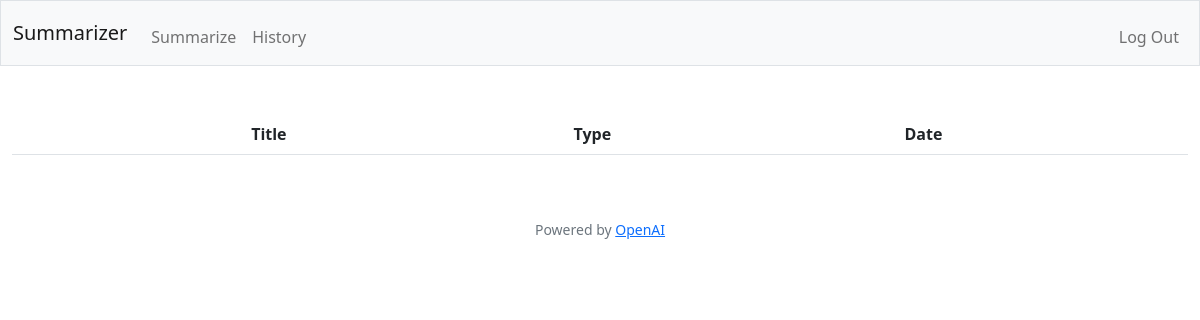
Page /history (signed in) on the earlier database version.
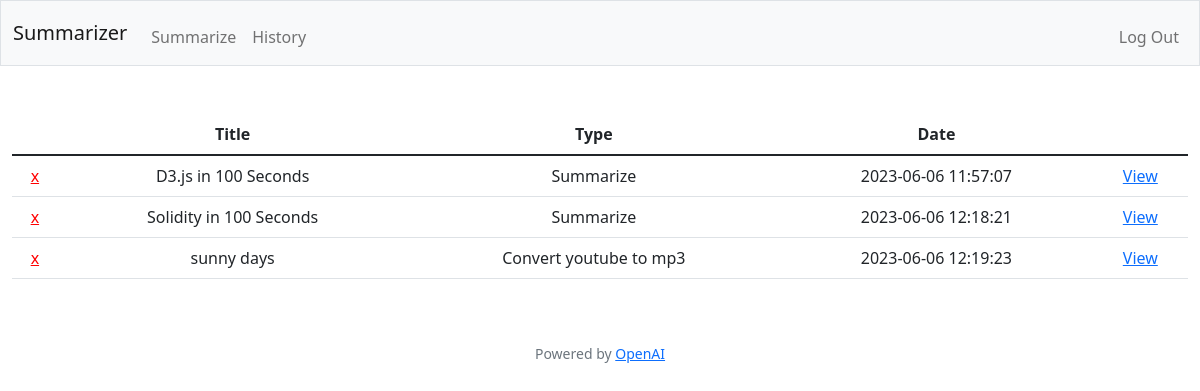
Same page on the later database version.
### tables this page shows
CREATE TABLE "activities" (
	"number"	INTEGER NOT NULL,
	"user_id"	INTEGER NOT NULL,
	"title"	TEXT,
	"type"	TEXT,
	"youtube_url"	TEXT,
	"mp3_filepath"	TEXT,
	"transcript"	TEXT,
	"summary"	TEXT,
	"date"	NUMERIC,
	FOREIGN KEY("user_id") REFERENCES "users"("id"),
	PRIMARY KEY("number" AUTOINCREMENT)
);

### app.py (the view)
@app.route("/history")
@login_required
def history():
    activities = db.execute("SELECT * FROM activities WHERE user_id = ?", session['user_id'])
    return render_template("history.html", activities=activities)

### helpers.py (called while the page is built)
def login_required(f):
    @wraps(f)
    def decorated_function(*args, **kwargs):
        if session.get("user_id") is None:
            return redirect("/login")
        return f(*args, **kwargs)
    return decorated_function

### templates/history.html (shortened to what this page needs)
{% extends "layout.html" %}
{% block main %}
        <table class="table">
            <thead>
            <tr>
                <th></th>
                <th scope="col">Title</th>
                <th scope="col">Type</th>
                <th scope="col">Date</th>
                <th scope="col"></th>
            </tr>
            </thead>
            <tbody>
                {% for activity in activities %}
                    {% if activity['title'] %}
                        <tr>
                            <td><a style="color: red" href="/delete?number={{ activity['number'] }}">x</a></td>
                            <td>{{ activity['title'] }}</td>
                            <td>{{ activity['type'] }}</td>
                            <td>{{ activity['date'] }}</td>
                            <td><a href="/view?number={{ activity['number'] }}">View</a></td>
                        </tr>
                    {% endif %}
                {% endfor %}
            </tbody>
        </table>
{% endblock %}

### templates/layout.html (shortened to what this page needs)
<!DOCTYPE html>
<html lang="en">
<head>
    <link href="https://cdn.jsdelivr.net/npm/bootstrap@5.1.3/dist/css/bootstrap.min.css" rel="stylesheet">
</head>
<body>
    <nav class="bg-light border navbar navbar-expand-md navbar-light">
        <div class="container-fluid">
            <a class="navbar-brand" href="/"><span class="blue">Summarizer</a>
            <div class="collapse navbar-collapse" id="navbar">
                {% if session["user_id"] %}
                    <ul class="navbar-nav me-auto mt-2">
                        <li class="nav-item"><a class="nav-link" href="/">Summarize</a></li>
                        <li class="nav-item"><a class="nav-link" href="/history">History</a></li>
                    </ul>
                    <ul class="navbar-nav ms-auto mt-2">
                        <li class="nav-item"><a class="nav-link" href="/logout">Log Out</a></li>
                    </ul>
                {% else %}
                    <ul class="navbar-nav ms-auto mt-2">
                        <li class="nav-item"><a class="nav-link" href="/register">Register</a></li>
                        <li class="nav-item"><a class="nav-link" href="/login">Log In</a></li>
                    </ul>
                {% endif %}
            </div>
        </div>
    </nav>
    <main class="container-fluid py-5 text-center">
        {% block main %}{% endblock %}
    </main>
    <footer class="mb-5 small text-center text-muted">
        Powered by <a href="https://platform.openai.com/overview">OpenAI</a>
    </footer>
</body>
</html>

Differences in the rows shown:
added activities: title "D3.js in 100 Seconds", type "Summarize", date "2023-06-06 11:57:07"
added activities: title "Solidity in 100 Seconds", type "Summarize", date "2023-06-06 12:18:21"
added activities: title "sunny days", type "Convert youtube to mp3", date "2023-06-06 12:19:23"
